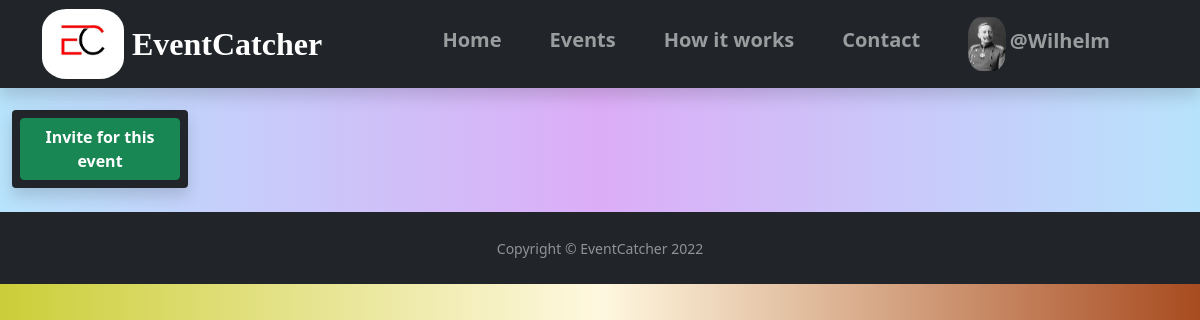
Page /eventsite/2/ (signed in) on the committed database.
### main/models.py (models this page shows, shortened)
class MyUser(AbstractBaseUser):
    def user_directory_path(instance, filename):
        return 'profileImages/user_{0}/{1}'.format(instance.id, filename)
    email = models.EmailField(max_length=50, unique=True)
    username = models.CharField(max_length=30, unique=True)
    date_joined = models.DateTimeField(verbose_name="date joined", auto_now_add=True)
    last_login = models.DateTimeField(verbose_name="last login", auto_now=True)
    hide_mail = models.BooleanField(default=True)
    phone_number = models.PositiveIntegerField(null=True, unique=True, validators=[MinValueValidator(111111111), MaxValueValidator(999999999)])
    friends = models.ManyToManyField('self', blank=True)
    image = models.ImageField(null=True, blank=True, upload_to=user_directory_path, default="model.png")
    is_admin = models.BooleanField(default=False)
    is_active = models.BooleanField(default=True)
    is_superuser = models.BooleanField(default=False)
    is_staff = models.BooleanField(default=False)
    USERNAME_FIELD = 'email'
    REQUIRED_FIELDS = ['username']
    objects = MyUserManager()
    def __str__(self):
        return self.username

### main/views.py (the view, shortened to what this page needs)
# urls.py: path('eventsite/<int:pk>/', views.eventSite, name='eventsite'),
def eventSite(request, pk):
    form = CreateEventForm()
    try:
        event = Event.objects.get(id=pk)
    except:
        return redirect('eventshowdown')
    q = request.GET.get('user_name')
    newOne = None
    friends = None
    try:
        friends = request.user.friends.all()[0:9]
    except:
        pass
    context = {
        'event_id': pk,
        'user': event.organiser,
        'form': form,
        'friends': friends
    }
    return render(request, 'main/eventSite.html', context)

### main/templates/main/eventSite.html (shortened to what this page needs)
{% extends 'main.html' %}
{% load static %}
{% block content %}
<main class="eventback">
<div class="container-fluid h-100 ">
    <div class="row">
        <div class="col-lg-2 mt-3" id="management">
            <div class="d-grid bg-dark mt-2 rounded shadow">
                <button class="btn btn-success mx-2 mt-2 mb-2" type="button" id="invite_for_event_exterior"><b>Invite for this event</b></button>
            </div>
        </div>
        <div id="main" class="col-lg-8 my-4">
        </div>
        <div class="col-lg-2 mt-4" id="suggested">
        </div>
    </div>
</div>
</main>
{% endblock content %}

### templates/navbar.html (shortened to what this page needs)
{% load static %}
<section>
    <nav class="navbar navbar-expand-lg navbar-dark bg-dark shadow fixed-top p-1">
        <div class="container">
        <a class="navbar-brand me-2" href="#">
            <img id="logoimg" src="{% static 'images/logo.jpg' %}" alt="LOGO" id="logo">
        </a>
        <a class="navbar-brand" href="#"><span id="logofont">EventCatcher</span></a>
        <div class="collapse navbar-collapse" id="navbarResponsive">
            <ul class="navbar-nav ms-auto">
                <li class="nav-item mx-3 mt-2">
                    <a class="nav-link" href="{% url 'home' %}"><span class="fw-bold fs-5">Home</span></a>
                </li>
                <li class="nav-item mx-3  mt-2">
                    <a class="nav-link" href="{% url 'eventshowdown' %}"><span class="fw-bold fs-5">Events</span></a>
                </li>
                <li class="nav-item mx-3  mt-2">
                    <a class="nav-link" href="#"><span class="fw-bold fs-5">How it works</span></a>
                </li>
                <li class="nav-item mx-3  mt-2">
                    <a class="nav-link" href="#"><span class="fw-bold fs-5">Contact</span></a>
                </li>
                {% if request.user.is_authenticated %}
                <li class="nav-item mx-3">
                    <a class="nav-link" href="{% url 'userprofile' request.user.id %}">
                        <img class="avatar" src="{{ request.user.image.url }}">
                        <span id="navusername" class="text-nowrap fs-5 me-4 fw-bold">@{{request.user}}</span>
                    </a>
                </li>
                {% endif %}
            </ul>
        </div>
    </nav>
    <div style="height:86px;"></div>
</section>

### static/css/main.css (style rules this page uses)
.eventback { background-image: linear-gradient(to right, #b8e3fc ,#dcadf7, #b8e3fc); }
#logofont { font-family:'Times New Roman', Times, serif; font-weight: 900; font-size: 32px; }
#logoimg { border-radius: 30%; max-height: 70px; padding: 0; }
body { background-color: white; background-image: linear-gradient(to right, #cbce38 ,#fff8e0, #a84b20); }
.avatar { max-width: 54px; max-height:54px; margin: 0; border-radius: 35%; }

### rows in the picture
MyUser: user.image (picture), user "Wilhelm"
